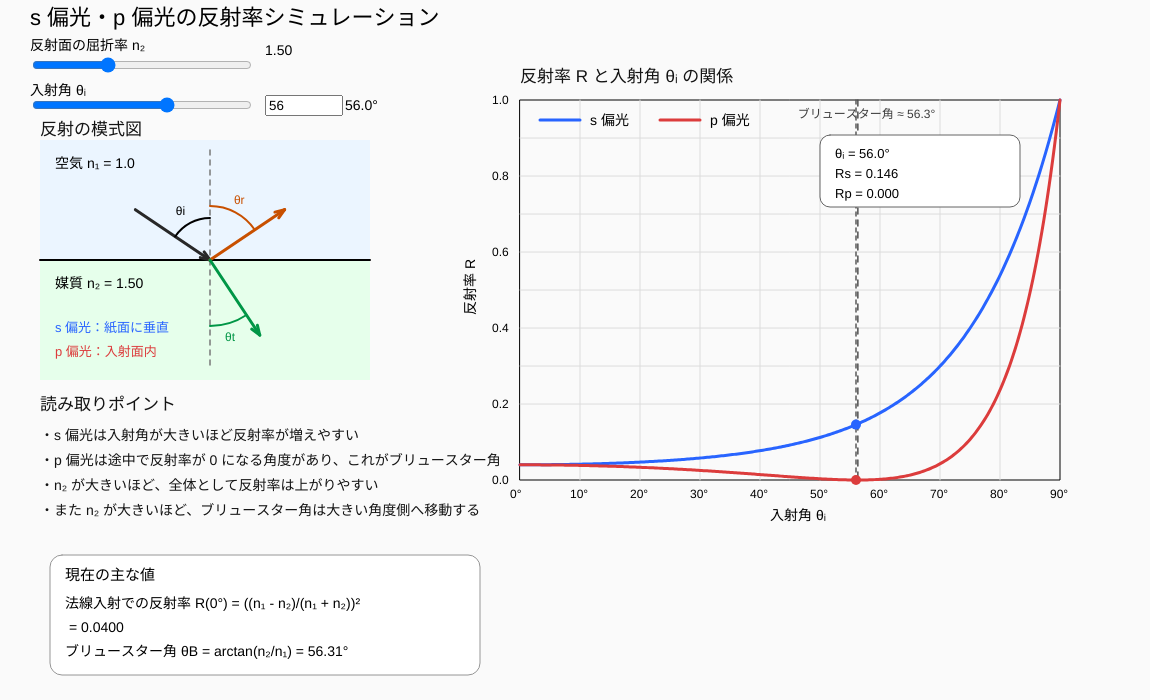
Frame 1 (no input)
Frame 60 (no input): identical to frame 1, image omitted
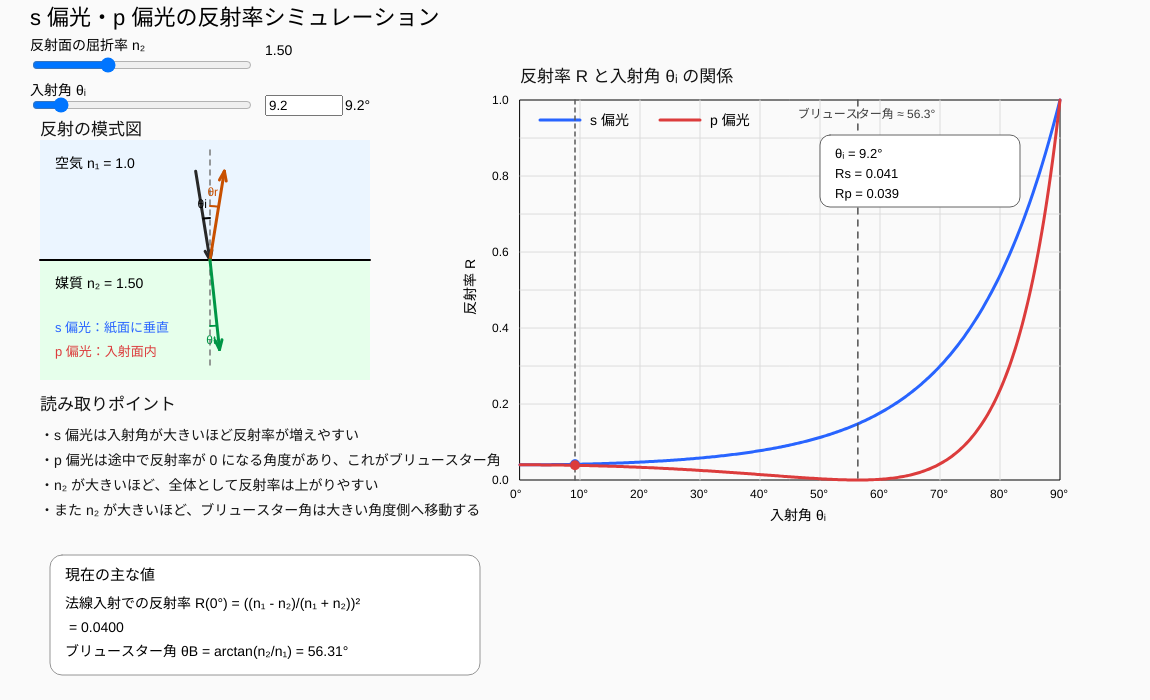
Frame 120 (the mouse pressed at the canvas centre since frame 60)

The p5.js sketch that drew these frames (run headless with seeded random() and noise() and a simulated clock; from frame 60 on, the mouse is pressed at the canvas centre):

// p5.js sketch
// ── sketch.js
let n2Slider;
let angleSlider;
let angleInput;
let angleMarker = 56; // 現在の入射角
function setup() {
 createCanvas(1150, 700);
 textFont('sans-serif');
 n2Slider = createSlider(1.0, 2.5, 1.5, 0.01);
 n2Slider.position(30, 55);
 n2Slider.style('width', '220px');
 angleSlider = createSlider(0, 90, 56, 0.1);
 angleSlider.position(30, 95);
 angleSlider.style('width', '220px');
 angleSlider.input(syncAngleFromSlider);
 angleInput = createInput("56", "number");
 angleInput.position(265, 95);
 angleInput.size(70);
 angleInput.input(syncAngleFromInput);
}
function draw() {
 background(250);
 let n1 = 1.0;
 let n2 = n2Slider.value();
 fill(0);
 noStroke();
 textSize(22);
 text("s 偏光・p 偏光の反射率シミュレーション", 30, 25);
 textSize(14);
 text("反射面の屈折率 n₂", 30, 50);
 text(nf(n2, 1, 2), 265, 55);
 text("入射角 θᵢ", 30, 95);
 text(nf(angleMarker, 1, 1) + "°", 345, 110);
 // 左：模式図
 drawDiagram(40, 140, 330, 240, n1, n2, angleMarker);
 // 右：グラフ
 let gx = 520;
 let gy = 100;
 let gw = 540;
 let gh = 380;
 drawGraphFrame(gx, gy, gw, gh);
 drawCurves(gx, gy, gw, gh, n1, n2);
 drawBrewsterLine(gx, gy, gw, gh, n1, n2);
 drawMouseMarker(gx, gy, gw, gh, n1, n2);
 // 下部説明
 drawInfoPanel(40, 410, n1, n2);
}
function mouseMoved() {
 let gx = 520;
 let gy = 90;
 let gw = 540;
 let gh = 380;
 if (mouseX >= gx && mouseX <= gx + gw && mouseY >= gy && mouseY <= gy + gh) {
 angleMarker = map(mouseX, gx, gx + gw, 0, 90);
 angleMarker = constrain(angleMarker, 0, 90);
 angleSlider.value(angleMarker);
 angleInput.value(nf(angleMarker, 1, 1));
 }
}
function syncAngleFromSlider() {
 angleMarker = float(angleSlider.value());
 angleInput.value(nf(angleMarker, 1, 1));
}
function syncAngleFromInput() {
 let v = float(angleInput.value());
 if (!isNaN(v)) {
 v = constrain(v, 0, 90);
 angleMarker = v;
 angleSlider.value(v);
 }
}
// ----------------------------
// グラフ本体
// ----------------------------
function drawGraphFrame(x, y, w, h) {
 fill(20);
 noStroke();
 textSize(17);
 text("反射率 R と入射角 θᵢ の関係", x, y - 18);
 stroke(0);
 strokeWeight(1);
 noFill();
 rect(x, y, w, h);
 // 補助線
 stroke(220);
 for (let i = 1; i < 9; i++) {
 let yy = y + h * i / 10;
 line(x, yy, x + w, yy);
 }
 for (let a = 10; a < 90; a += 10) {
 let xx = map(a, 0, 90, x, x + w);
 line(xx, y, xx, y + h);
 }
 // 軸ラベル
 noStroke();
 fill(0);
 textSize(12);
 for (let a = 0; a <= 90; a += 10) {
 let xx = map(a, 0, 90, x, x + w);
 text(a + "°", xx - 10, y + h + 18);
 }
 for (let r = 0; r <= 10; r += 2) {
 let val = 1 - r / 10;
 let yy = map(val, 0, 1, y + h, y);
 text(nf(val, 1, 1), x - 28, yy + 4);
 }
 textSize(14);
 text("入射角 θᵢ", x + w / 2 - 20, y + h + 40);
 push();
 translate(x - 45, y + h / 2 + 25);
 rotate(-HALF_PI);
 text("反射率 R", 0, 0);
 pop();
 // 凡例
 strokeWeight(3);
 stroke(40, 100, 255);
 line(x + 20, y + 20, x + 60, y + 20);
 noStroke();
 fill(0);
 text("s 偏光", x + 70, y + 25);
 stroke(220, 60, 60);
 line(x + 140, y + 20, x + 180, y + 20);
 noStroke();
 fill(0);
 text("p 偏光", x + 190, y + 25);
}
function drawCurves(x, y, w, h, n1, n2) {
 // s 偏光
 noFill();
 stroke(40, 100, 255);
 strokeWeight(3);
 beginShape();
 for (let ang = 0; ang <= 90; ang += 0.3) {
 let Rs = fresnelRs(n1, n2, radians(ang));
 let px = map(ang, 0, 90, x, x + w);
 let py = map(Rs, 0, 1, y + h, y);
 vertex(px, py);
 }
 endShape();
 // p 偏光
 noFill();
 stroke(220, 60, 60);
 strokeWeight(3);
 beginShape();
 for (let ang = 0; ang <= 90; ang += 0.3) {
 let Rp = fresnelRp(n1, n2, radians(ang));
 let px = map(ang, 0, 90, x, x + w);
 let py = map(Rp, 0, 1, y + h, y);
 vertex(px, py);
 }
 endShape();
}
function drawBrewsterLine(x, y, w, h, n1, n2) {
 if (n2 > 0) {
 let brew = degrees(atan2(n2, n1));
 if (brew >= 0 && brew <= 90) {
 let bx = map(brew, 0, 90, x, x + w);
 stroke(80);
 strokeWeight(1.5);
 drawingContext.setLineDash([6, 6]);
 line(bx, y, bx, y + h);
 drawingContext.setLineDash([]);
 noStroke();
 fill(60);
 textSize(12);
 text("ブリュースター角 ≈ " + nf(brew, 1, 1) + "°", bx - 60, y + 18);
 }
 }
}
function drawMouseMarker(x, y, w, h, n1, n2) {
 let ang = constrain(angleMarker, 0, 90);
 let Rs = fresnelRs(n1, n2, radians(ang));
 let Rp = fresnelRp(n1, n2, radians(ang));
 let mx = map(ang, 0, 90, x, x + w);
 let ys = map(Rs, 0, 1, y + h, y);
 let yp = map(Rp, 0, 1, y + h, y);
 stroke(90);
 strokeWeight(1.5);
 drawingContext.setLineDash([4, 4]);
 line(mx, y, mx, y + h);
 drawingContext.setLineDash([]);
 noStroke();
 fill(40, 100, 255);
 circle(mx, ys, 10);
 fill(220, 60, 60);
 circle(mx, yp, 10);
 fill(255);
 stroke(100);
 strokeWeight(1);
 rect(x + 300, y + 35, 200, 72, 10);
 noStroke();
 fill(0);
 textSize(13);
 text("θᵢ = " + nf(ang, 1, 1) + "°", x + 315, y + 58);
 text("Rs = " + nf(Rs, 1, 3), x + 315, y + 78);
 text("Rp = " + nf(Rp, 1, 3), x + 315, y + 98);
}
// ----------------------------
// 模式図
// ----------------------------
function drawDiagram(x, y, w, h, n1, n2, angDeg) {
 fill(20);
 noStroke();
 textSize(17);
 text("反射の模式図", x, y - 5);
 // 上下媒質
 noStroke();
 fill(235, 245, 255);
 rect(x, y, w, h / 2);
 fill(230, 255, 235);
 rect(x, y + h / 2, w, h / 2);
 stroke(0);
 strokeWeight(2);
 line(x, y + h / 2, x + w, y + h / 2);
 noStroke();
 fill(0);
 textSize(14);
 text("空気 n₁ = " + nf(n1, 1, 1), x + 15, y + 28);
 text("媒質 n₂ = " + nf(n2, 1, 2), x + 15, y + h / 2 + 28);
 let cx = x + 170;
 let cy = y + h / 2;
 let len = 90;
 let ang = radians(angDeg);
 // 法線
 stroke(120);
 strokeWeight(1.5);
 drawingContext.setLineDash([5, 5]);
 line(cx, y + 10, cx, y + h - 10);
 drawingContext.setLineDash([]);
 // 入射線
 stroke(40);
 strokeWeight(3);
 let x1 = cx - len * sin(ang);
 let y1 = cy - len * cos(ang);
 line(x1, y1, cx, cy);
 drawArrowHead(x1, y1, cx, cy);
 // 反射線
 stroke(200, 80, 0);
 let xr = cx + len * sin(ang);
 let yr = cy - len * cos(ang);
 line(cx, cy, xr, yr);
 drawArrowHead(cx, cy, xr, yr);
 // 屈折線
 let sinT = n1 / n2 * sin(ang);
 let xt = null;
 let yt = null;
 if (sinT <= 1) {
 let th2 = asin(sinT);
 stroke(0, 150, 70);
 xt = cx + len * sin(th2);
 yt = cy + len * cos(th2);
 line(cx, cy, xt, yt);
 drawArrowHead(cx, cy, xt, yt);
 }
 // 角度の円弧表示
 let rArc = 42;
 let incidentDir = atan2(y1 - cy, x1 - cx); // 左上
 let reflectDir = atan2(yr - cy, xr - cx); // 右上
 let normalUp = -HALF_PI;
 let normalDown = HALF_PI;
 // 入射角（左上）
 drawAngleArc(cx, cy, rArc, incidentDir, normalUp, color(0), "θi");
 // 反射角（右上）
 drawAngleArc(cx, cy, rArc + 12, normalUp, reflectDir, color(200, 80, 0), "θr");
 // 屈折角（右下）
 if (sinT <= 1 && xt !== null && yt !== null) {
 let transmitDir = atan2(yt - cy, xt - cx);
 // 修正版（反時計回りになる）
 drawAngleArc(cx, cy, rArc + 24, transmitDir, normalDown, color(0, 150, 70), "θt");
 }
 // s, p の向き
 noStroke();
 fill(40, 100, 255);
 textSize(13);
 text("s 偏光：紙面に垂直", x + 15, y + h - 48);
 fill(220, 60, 60);
 text("p 偏光：入射面内", x + 15, y + h - 24);
}
function drawArrowHead(x1, y1, x2, y2) {
 let a = atan2(y2 - y1, x2 - x1);
 let s = 10;
 line(x2, y2, x2 - s * cos(a - 0.35), y2 - s * sin(a - 0.35));
 line(x2, y2, x2 - s * cos(a + 0.35), y2 - s * sin(a + 0.35));
}
// ----------------------------
// 情報表示
// ----------------------------
function drawInfoPanel(x, y, n1, n2) {
 fill(20);
 noStroke();
 textSize(17);
 text("読み取りポイント", x, y);
 textSize(14);
 text("・s 偏光は入射角が大きいほど反射率が増えやすい", x, y + 30);
 text("・p 偏光は途中で反射率が 0 になる角度があり、これがブリュースター角", x, y + 55);
 text("・n₂ が大きいほど、全体として反射率は上がりやすい", x, y + 80);
 text("・また n₂ が大きいほど、ブリュースター角は大きい角度側へ移動する", x, y + 105);
 let brew = degrees(atan2(n2, n1));
 let R0 = sq((n1 - n2) / (n1 + n2));
 fill(255);
 stroke(150);
 rect(x + 10, y + 145, 430, 120, 12);
 noStroke();
 fill(0);
 textSize(15);
 text("現在の主な値", x + 25, y + 170);
 textSize(14);
 text("法線入射での反射率 R(0°) = ((n₁ - n₂)/(n₁ + n₂))²", x + 25, y + 198);
 text(" = " + nf(R0, 1, 4), x + 25, y + 222);
 text("ブリュースター角 θB = arctan(n₂/n₁) = " + nf(brew, 1, 2) + "°", x + 25, y + 246);
}
// ----------------------------
// フレネル反射率
// ----------------------------
function fresnelRs(n1, n2, th1) {
 let s1 = sin(th1);
 let c1 = cos(th1);
 let s2 = n1 / n2 * s1;
 if (s2 > 1) return 1;
 let c2 = sqrt(1 - s2 * s2);
 let rs = (n1 * c1 - n2 * c2) / (n1 * c1 + n2 * c2);
 return rs * rs;
}
function fresnelRp(n1, n2, th1) {
 let s1 = sin(th1);
 let c1 = cos(th1);
 let s2 = n1 / n2 * s1;
 if (s2 > 1) return 1;
 let c2 = sqrt(1 - s2 * s2);
 let rp = (n2 * c1 - n1 * c2) / (n2 * c1 + n1 * c2);
 return rp * rp;
}
// ----------------------------
// 円弧描画
// ----------------------------
function drawAngleArc(cx, cy, r, aStart, aEnd, col, label) {
 aStart = wrapTo2Pi(aStart);
 aEnd = wrapTo2Pi(aEnd);
 noFill();
 stroke(col);
 strokeWeight(2);
 arc(cx, cy, r * 2, r * 2, aStart, aEnd);
 let mid = angleMid(aStart, aEnd);
 let tx = cx + (r + 14) * cos(mid);
 let ty = cy + (r + 14) * sin(mid);
 noStroke();
 fill(col);
 textSize(12);
 text(label, tx - 8, ty + 4);
}
function wrapTo2Pi(a) {
 while (a < 0) a += TWO_PI;
 while (a >= TWO_PI) a -= TWO_PI;
 return a;
}
function angleMid(a1, a2) {
 let d = a2 - a1;
 if (d < 0) d += TWO_PI;
 return wrapTo2Pi(a1 + d / 2);
} 
